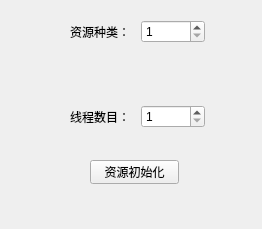
<?xml version="1.0" encoding="UTF-8"?>
<ui version="4.0">
 <class>MainWindow</class>
 <widget class="QMainWindow" name="MainWindow">
  <property name="geometry">
   <rect>
    <x>0</x>
    <y>0</y>
    <width>262</width>
    <height>229</height>
   </rect>
  </property>
  <property name="windowTitle">
   <string>银行家算法资源管理</string>
  </property>
  <widget class="QWidget" name="centralwidget">
   <widget class="QPushButton" name="pushButton">
    <property name="geometry">
     <rect>
      <x>90</x>
      <y>160</y>
      <width>89</width>
      <height>24</height>
     </rect>
    </property>
    <property name="text">
     <string>资源初始化</string>
    </property>
   </widget>
   <widget class="QLabel" name="label_5">
    <property name="geometry">
     <rect>
      <x>350</x>
      <y>20</y>
      <width>201</width>
      <height>16</height>
     </rect>
    </property>
    <property name="text">
     <string>资源初始化，最大需求初始化</string>
    </property>
   </widget>
   <widget class="QPushButton" name="pushButton_2">
    <property name="geometry">
     <rect>
      <x>400</x>
      <y>290</y>
      <width>111</width>
      <height>51</height>
     </rect>
    </property>
    <property name="text">
     <string>开始模拟</string>
    </property>
   </widget>
   <widget class="QTableWidget" name="tableWidget">
    <property name="geometry">
     <rect>
      <x>290</x>
      <y>40</y>
      <width>311</width>
      <height>231</height>
     </rect>
    </property>
   </widget>
   <widget class="QWidget" name="">
    <property name="geometry">
     <rect>
      <x>70</x>
      <y>20</y>
      <width>135</width>
      <height>108</height>
     </rect>
    </property>
    <layout class="QVBoxLayout" name="verticalLayout">
     <item>
      <layout class="QHBoxLayout" name="horizontalLayout">
       <item>
        <widget class="QLabel" name="label_2">
         <property name="text">
          <string>资源种类：</string>
         </property>
        </widget>
       </item>
       <item>
        <widget class="QSpinBox" name="spinBox">
         <property name="minimum">
          <number>1</number>
         </property>
        </widget>
       </item>
      </layout>
     </item>
     <item>
      <spacer name="verticalSpacer">
       <property name="orientation">
        <enum>Qt::Vertical</enum>
       </property>
       <property name="sizeHint" stdset="0">
        <size>
         <width>20</width>
         <height>40</height>
        </size>
       </property>
      </spacer>
     </item>
     <item>
      <layout class="QHBoxLayout" name="horizontalLayout_2">
       <item>
        <widget class="QLabel" name="label_3">
         <property name="text">
          <string>线程数目：</string>
         </property>
        </widget>
       </item>
       <item>
        <widget class="QSpinBox" name="spinBox_2">
         <property name="minimum">
          <number>1</number>
         </property>
        </widget>
       </item>
      </layout>
     </item>
    </layout>
   </widget>
  </widget>
 </widget>
 <resources/>
 <connections/>
</ui>
